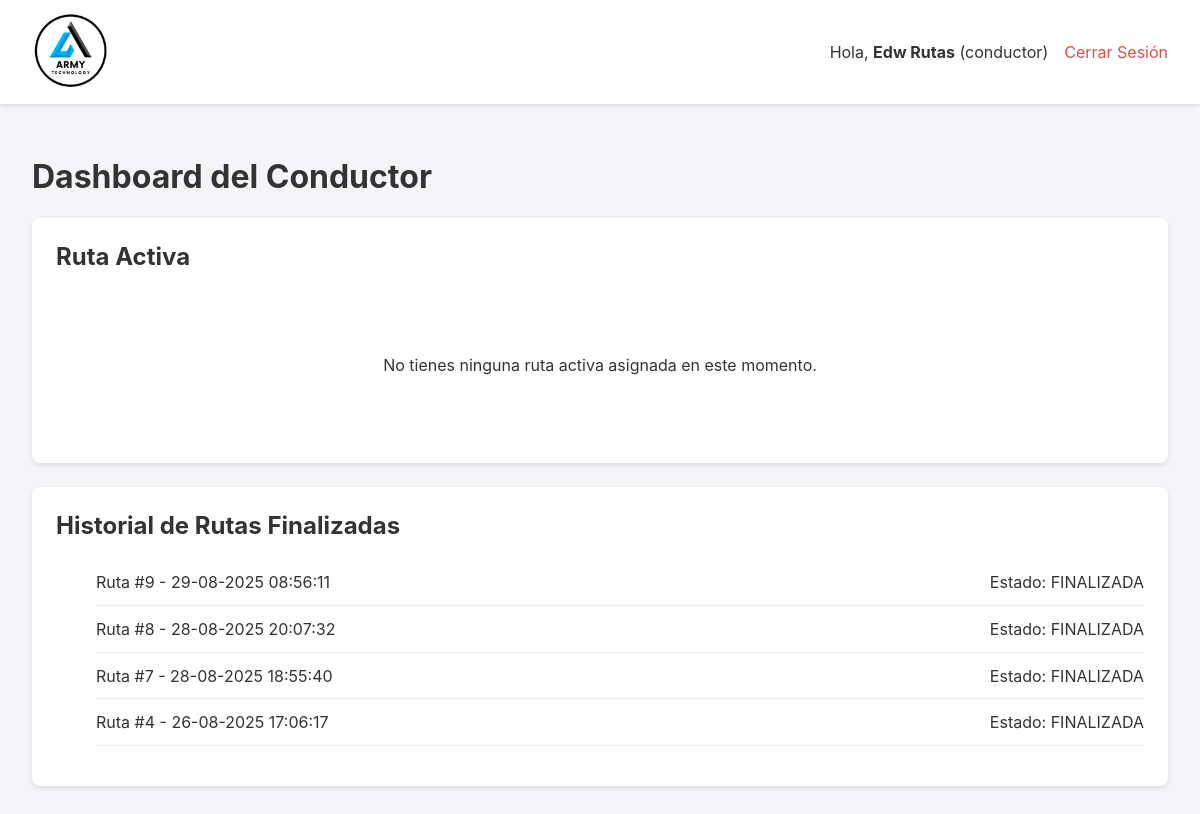
Page /mis-rutas (signed in) on the earlier database version.
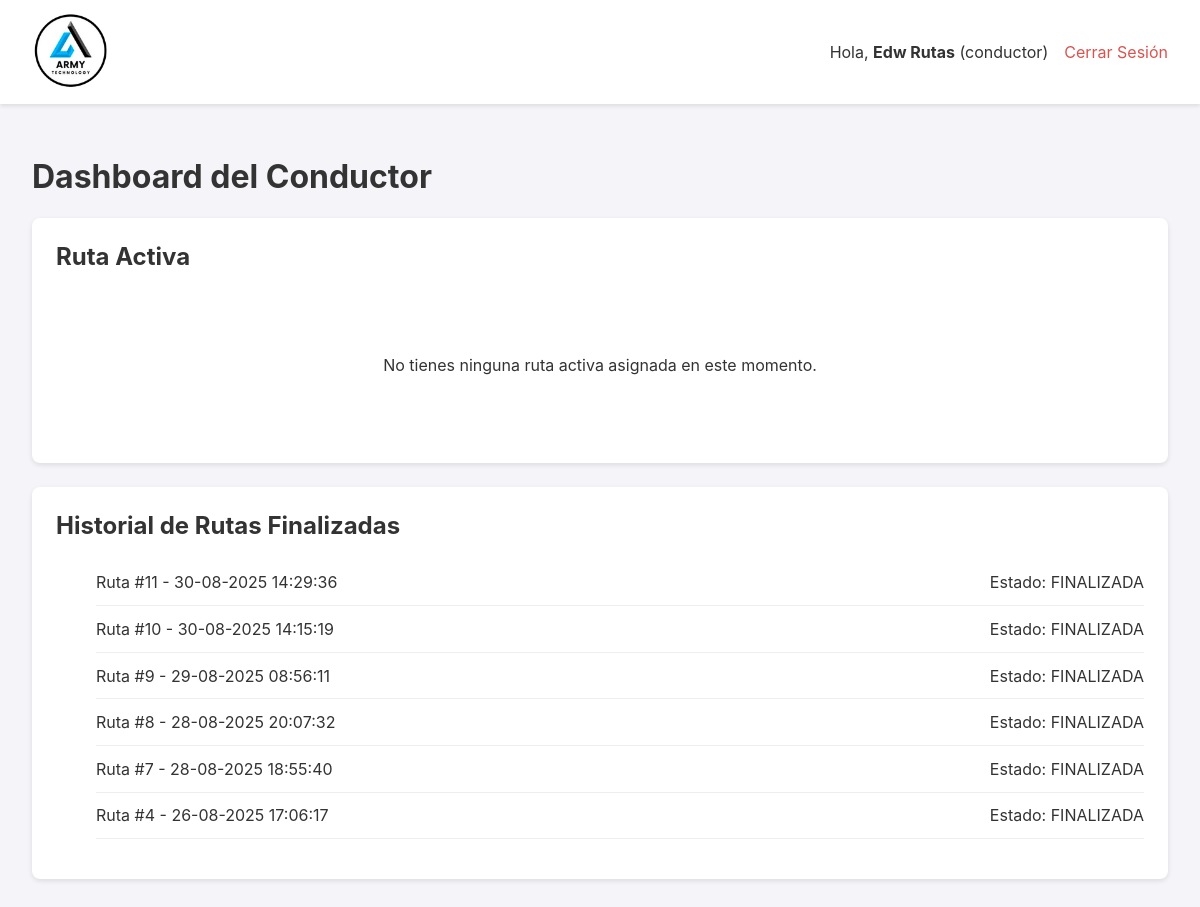
Same page on the later database version.
### app.py (models this page shows, shortened)
class HojaDeRuta(db.Model):
    __tablename__ = 'hoja_de_ruta'
    id = db.Column(db.Integer, primary_key=True)
    fecha_creacion = db.Column(db.DateTime, default=datetime.datetime.utcnow)
    estado = db.Column(db.String(20), nullable=False, default='EN_PREPARACION')
    gastos_asignados = db.Column(db.Float, nullable=False, default=0.0)
    ordenes = db.relationship('Orden', backref='hoja_de_ruta', lazy='dynamic')
    transacciones = db.relationship('Transaccion', backref='hoja_de_ruta', lazy='dynamic', cascade="all, delete-orphan")
    gastos_viaje = db.relationship('GastoViaje', backref='hoja_de_ruta', lazy='dynamic', cascade="all, delete-orphan")
    fecha_finalizacion = db.Column(db.DateTime, nullable=True)
    tipo_entrega = db.Column(db.String(20), nullable=False, default='INTERNA') # Valores: 'INTERNA', 'EXTERNA'
    conductor_id = db.Column(db.Integer, db.ForeignKey('user.id'), nullable=True) # Ahora es opcional
    conductor = db.relationship('User', backref='hojas_de_ruta')
    nombre_transportista = db.Column(db.String(100), nullable=True) # Ej: "Guatex", "Cargo Expreso"
    nombre_receptor = db.Column(db.String(100), nullable=True)     # Nombre de la persona que recibe
    id_receptor = db.Column(db.String(50), nullable=True)          # DPI, Cédula, etc.

### app.py (the view)
@app.route('/mis-rutas')
@login_required
@conductor_required
def dashboard_conductor():
    ruta_activa = db.session.execute(
        db.select(HojaDeRuta).where(
            HojaDeRuta.conductor_id == current_user.id,
            HojaDeRuta.estado == 'EN_RUTA'
        )
    ).first()
    if ruta_activa:
        ruta_activa = ruta_activa[0]
    historial_rutas = db.session.execute(
        db.select(HojaDeRuta).where(
            HojaDeRuta.conductor_id == current_user.id,
            HojaDeRuta.estado.in_(['FINALIZADA', 'ARCHIVADA'])
        ).order_by(HojaDeRuta.fecha_creacion.desc())
    ).scalars().all()
    return render_template(
        'dashboard_conductor.html',
        ruta_activa=ruta_activa,
        historial_rutas=historial_rutas
    )

### app.py (called while the page is built)
@login_manager.user_loader
def load_user(user_id):
    return db.session.get(User, int(user_id))

@app.template_filter('localtime')
def to_localtime_filter(utc_datetime):
    if not utc_datetime: return ""
    local_tz = pytz.timezone('America/Costa_Rica')
    local_dt = utc_datetime.replace(tzinfo=pytz.utc).astimezone(local_tz)
    return local_dt.strftime('%d-%m-%Y %H:%M:%S')

def conductor_required(f):
    @wraps(f)
    def decorated_function(*args, **kwargs):
        if not current_user.is_authenticated or current_user.role != 'conductor':
            flash('Se requiere rol de conductor para acceder a esta página.', 'error')
            return redirect(url_for('dashboard'))
        return f(*args, **kwargs)
    return decorated_function

### templates/dashboard_conductor.html (shortened to what this page needs)
{% extends "layout.html" %}
{% block content %}
<h1>Dashboard del Conductor</h1>
<div class="card">
    <h2>Ruta Activa</h2>
    {% if ruta_activa %}
        <div class="ruta-activa-header">
            <div class="ruta-info">
                <span><strong>Ruta #{{ ruta_activa.id }}</strong></span>
                <span>{{ ruta_activa.ordenes.count() }} Órdenes</span>
            </div>
        </div>
        <p>Tienes una ruta en curso. Haz clic abajo para ver los detalles, registrar entregas y gastos.</p>
        <a href="{{ url_for('detalle_ruta_conductor') }}" class="action-btn">Ver Detalles de Ruta Activa</a>
    {% else %}
        <div class="no-ruta">
            <p>No tienes ninguna ruta activa asignada en este momento.</p>
        </div>
    {% endif %}
</div>
<div class="card">
    <h2>Historial de Rutas Finalizadas</h2>
    {% if historial_rutas %}
    <ul class="historial-list">
        {% for ruta in historial_rutas %}
            <li>
                <span>Ruta #{{ ruta.id }} - {{ ruta.fecha_creacion|localtime }}</span>
                <span>Estado: {{ ruta.estado }}</span>
            </li>
        {% endfor %}
    </ul>
    {% else %}
        <p>Aún no has completado ninguna ruta.</p>
    {% endif %}
</div>
{% endblock %}

Differences in the rows shown:
added HojaDeRuta: id "11", fecha_creacion "30-08-2025 14:29:36", estado "FINALIZADA"
added HojaDeRuta: id "10", fecha_creacion "30-08-2025 14:15:19", estado "FINALIZADA"
